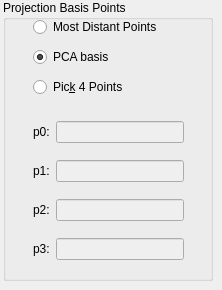
       <widget class="QFrame" name="basisFrame">
        <property name="sizePolicy">
         <sizepolicy hsizetype="MinimumExpanding" vsizetype="Preferred">
          <horstretch>0</horstretch>
          <verstretch>0</verstretch>
         </sizepolicy>
        </property>
        <property name="frameShadow">
         <enum>QFrame::Raised</enum>
        </property>
        <widget class="QGroupBox" name="basisBox">
         <property name="geometry">
          <rect>
           <x>3</x>
           <y>0</y>
           <width>210</width>
           <height>281</height>
          </rect>
         </property>
         <property name="sizePolicy">
          <sizepolicy hsizetype="MinimumExpanding" vsizetype="Preferred">
           <horstretch>0</horstretch>
           <verstretch>0</verstretch>
          </sizepolicy>
         </property>
         <property name="styleSheet">
          <string notr="true"/>
         </property>
         <property name="title">
          <string>Projection Basis Points</string>
         </property>
         <widget class="QWidget" name="layoutWidget2">
          <property name="geometry">
           <rect>
            <x>30</x>
            <y>13</y>
            <width>153</width>
            <height>90</height>
           </rect>
          </property>
          <layout class="QVBoxLayout" name="basisCheckLayout">
           <item>
            <widget class="QRadioButton" name="basisAuto">
             <property name="toolTip">
              <string>&lt;html&gt;&lt;head/&gt;&lt;body&gt;&lt;p&gt;Pick the points/CTHs that are most distant from each other to create the coordinate system the CTHs are projected onto. Uses the modified Gram-Schmidt algorithm.&lt;/p&gt;&lt;/body&gt;&lt;/html&gt;</string>
             </property>
             <property name="text">
              <string>Most Distant Points</string>
             </property>
             <property name="checked">
              <bool>false</bool>
             </property>
             <attribute name="buttonGroup">
              <string notr="true">basisButtonGroup</string>
             </attribute>
            </widget>
           </item>
           <item>
            <widget class="QRadioButton" name="basisPCA">
             <property name="toolTip">
              <string>&lt;html&gt;&lt;head/&gt;&lt;body&gt;&lt;p&gt;Use Principal Component Analysis to create a projection basis.&lt;/p&gt;&lt;/body&gt;&lt;/html&gt;</string>
             </property>
             <property name="text">
              <string>PCA basis</string>
             </property>
             <property name="checked">
              <bool>true</bool>
             </property>
             <attribute name="buttonGroup">
              <string notr="true">basisButtonGroup</string>
             </attribute>
            </widget>
           </item>
           <item>
            <widget class="QRadioButton" name="basisPick">
             <property name="toolTip">
              <string>&lt;html&gt;&lt;head/&gt;&lt;body&gt;&lt;p&gt;Pick the CTHs used to create the basis for projections.  Enter the CTH numbers in the controls below. &lt;/p&gt;&lt;/body&gt;&lt;/html&gt;</string>
             </property>
             <property name="text">
              <string>Pic&amp;k 4 Points</string>
             </property>
             <attribute name="buttonGroup">
              <string notr="true">basisButtonGroup</string>
             </attribute>
            </widget>
           </item>
          </layout>
         </widget>
         <widget class="QWidget" name="layoutWidget3">
          <property name="geometry">
           <rect>
            <x>30</x>
            <y>110</y>
            <width>151</width>
            <height>161</height>
           </rect>
          </property>
          <layout class="QGridLayout" name="basisPtsLayout">
           <item row="0" column="0">
            <widget class="QLabel" name="coordP0Label">
             <property name="text">
              <string>p0:</string>
             </property>
            </widget>
           </item>
           <item row="0" column="1">
            <widget class="QLineEdit" name="coordP0">
             <property name="enabled">
              <bool>false</bool>
             </property>
             <property name="inputMask">
              <string/>
             </property>
             <property name="readOnly">
              <bool>false</bool>
             </property>
            </widget>
           </item>
           <item row="1" column="0">
            <widget class="QLabel" name="coordP1Label">
             <property name="text">
              <string>p1:</string>
             </property>
            </widget>
           </item>
           <item row="1" column="1">
            <widget class="QLineEdit" name="coordP1">
             <property name="enabled">
              <bool>false</bool>
             </property>
             <property name="inputMask">
              <string/>
             </property>
             <property name="readOnly">
              <bool>false</bool>
             </property>
            </widget>
           </item>
           <item row="2" column="0">
            <widget class="QLabel" name="coordP2Label">
             <property name="text">
              <string>p2:</string>
             </property>
            </widget>
           </item>
           <item row="2" column="1">
            <widget class="QLineEdit" name="coordP2">
             <property name="enabled">
              <bool>false</bool>
             </property>
             <property name="inputMask">
              <string/>
             </property>
             <property name="text">
              <string/>
             </property>
             <property name="readOnly">
              <bool>false</bool>
             </property>
            </widget>
           </item>
           <item row="3" column="0">
            <widget class="QLabel" name="coorP3Label">
             <property name="text">
              <string>p3:</string>
             </property>
            </widget>
           </item>
           <item row="3" column="1">
            <widget class="QLineEdit" name="coordP3">
             <property name="enabled">
              <bool>false</bool>
             </property>
             <property name="inputMask">
              <string/>
             </property>
             <property name="readOnly">
              <bool>false</bool>
             </property>
            </widget>
           </item>
          </layout>
         </widget>
        </widget>
       </widget>
